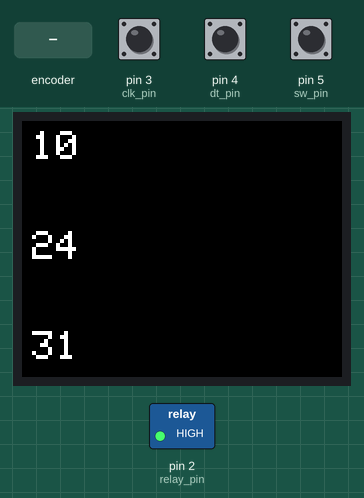
Bench run of a sketch on a simulated Arduino Uno, built with avr-gcc and run on an emulated ATmega328P. Shown: 160×128 colour display, switched loads named in the sketch (green lamp = pin HIGH). The inputs (shaded band) are chosen by the test bench; at power-on: pin 5 (sw_pin) HIGH, pin 3 (clk_pin) HIGH, pin 4 (dt_pin) HIGH. The local clock reads 2024-03-15 10:24:30 at power-on unless the sketch sets it; the audio player accepts every command and is not drawn; what the sketch prints to the serial monitor is not drawn.

Above: at 1.7 s.
1.8 s: pin 5 (sw_pin) pulled LOW for 0.15 s
At 2.8 s:
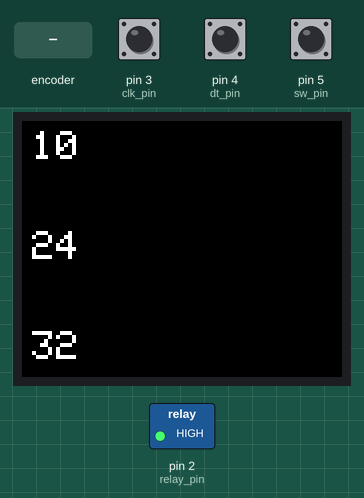
At 3.4 s:
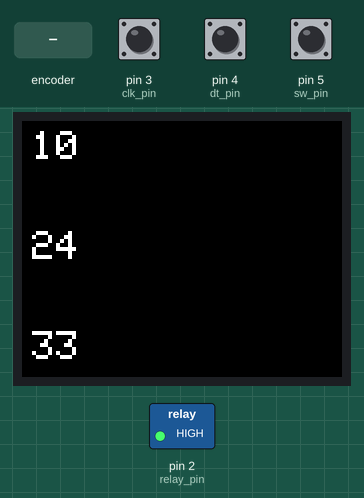
3.5 s: pin 5 (sw_pin) driven LOW
6.5 s: rotary encoder on pin 3 (clk_pin) / pin 4 (dt_pin) turned 1 step (first pin leading)
9.7 s: rotary encoder on pin 3 (clk_pin) / pin 4 (dt_pin) turned 1 step (first pin leading)
12.9 s: pin 5 (sw_pin) pulsed HIGH 2 times (0.12 s each, 0.3 s apart)
Timing chart, 0 to 15.9 s (numbered marks = the images above; inputs shaded):
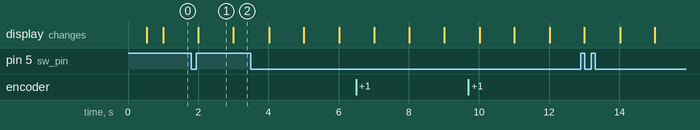

The sketch:

everything_simple.ino
```cpp
// DS3231
#include <RTClib.h>
#include <Wire.h>
RTC_DS3231 rtc;
char t[32];

// TFT
#include <TFT.h>
#include <SPI.h>
#define cs   10
#define dc   9
#define rst  8
TFT TFTscreen = TFT(cs, dc, rst);

// MP3-TF-16P V3.0
#include "Arduino.h"
#include "DFRobotDFPlayerMini.h"
#include <SoftwareSerial.h>
SoftwareSerial softSerial(/*rx =*/6, /*tx =*/7);
#define FPSerial softSerial
DFRobotDFPlayerMini myDFPlayer;

// PROJECT
#define position_hour 5,5
#define position_minute 5,55
#define position_second 5,105

#define relay_pin 2

#define sw_pin  5
#define dt_pin  4
#define clk_pin 3

// ---------------------------------------
char charHour[2];
char charMinute[2];
char charSecond[2];

int previous_hour;
int previous_minute;
int previous_second;

int compteur_rotary = 0;
int etatPrecedentLigneSW;
int etatPrecedentLigneCLK;


void setup() {
  Serial.begin(9600);

  // DS3231
  Wire.begin();
  rtc.begin();
  // rtc.adjust(DateTime(F(__DATE__),F(__TIME__)));     // Uncomment to set current time


  // TFT screen
  TFTscreen.begin();
  TFTscreen.background(0, 0, 0);
  TFTscreen.setTextSize(2);

  // MP3 player
  FPSerial.begin(9600);
  if (!myDFPlayer.begin(FPSerial, /*isACK = */true, /*doReset = */true)) {  //Use serial to communicate with mp3.
    Serial.println(F("Unable to begin: Please recheck the connection or insert the SD card!"));
    while(true){
      delay(0); // Code to compatible with ESP8266 watch dog.
    }
  }


  //////////////////////////// INIT TIME ON SCREEN ////////////////////////////////////////
  DateTime now = rtc.now();
  int hour = now.hour();
  int minute = now.minute();
  int second = now.second();

  TFTscreen.stroke(255, 255, 255);
  TFTscreen.setCursor(5, 5);
  TFTscreen.println(hour);
  TFTscreen.setCursor(5, 55);
  TFTscreen.println(minute);
  TFTscreen.setCursor(5, 105);
  TFTscreen.println(second);

  previous_hour = hour;
  previous_minute = minute;
  previous_second = second;


  //////////////////////////// MUSIC ////////////////////////////////////////

  pinMode(relay_pin, OUTPUT);    // Relay activation
  power_to_speaker(true);

  //////////////////////////// POTENTIOMETRE//////////////////////////////////
    pinMode(sw_pin, INPUT_PULLUP);
    pinMode(dt_pin, INPUT);
    pinMode(clk_pin, INPUT);

    etatPrecedentLigneSW  = digitalRead(sw_pin);
    etatPrecedentLigneCLK = digitalRead(clk_pin);

    Serial.println(myDFPlayer.readFolderCounts());
    Serial.println(myDFPlayer.readFileCounts());

    myDFPlayer.volume(10);  //Set volume value. From 0 to 30
    myDFPlayer.play();
    power_to_speaker(true);
}

void loop() {
  // delay(1000);
  display_time_tft();
  refresh_compteur_rotary();
}

void refresh_compteur_rotary(){
    int etatActuelDeLaLigneCLK = digitalRead(clk_pin);
    int etatActuelDeLaLigneSW  = digitalRead(sw_pin);
    int etatActuelDeLaLigneDT  = digitalRead(dt_pin);

    if(etatActuelDeLaLigneSW != etatPrecedentLigneSW) {
        if(etatActuelDeLaLigneSW == LOW)  Serial.println(F("Bouton SW appuyé"));
        else                              Serial.println(F("Bouton SW relâché"));
        delay(10);
    }
    if(etatActuelDeLaLigneCLK != etatPrecedentLigneCLK) {
      etatPrecedentLigneCLK = etatActuelDeLaLigneCLK;
      if(etatActuelDeLaLigneCLK == LOW) {
        if(etatActuelDeLaLigneCLK != etatActuelDeLaLigneDT) {
            compteur_rotary--;
            Serial.println(compteur_rotary);
        }
        else {
            compteur_rotary++;
            Serial.println(compteur_rotary);
        }
        delay(1);
      }
    }
}

void power_to_speaker(bool power){
  power ? digitalWrite(relay_pin, HIGH) : digitalWrite(relay_pin, LOW);
}


void display_time_tft(){
  DateTime now = rtc.now();
  int hour = now.hour();
  int minute = now.minute();
  int second = now.second();

  if (hour != previous_hour){
    TFTscreen.stroke(0, 0, 0);
    TFTscreen.setCursor(position_hour);
    TFTscreen.println(previous_hour);
    TFTscreen.stroke(255, 255, 255);
    TFTscreen.setCursor(position_hour);
    TFTscreen.println(hour);
    previous_hour = hour;
  }

  if (minute != previous_minute){
    TFTscreen.stroke(0, 0, 0);
    TFTscreen.setCursor(position_minute);
    TFTscreen.println(previous_minute);
    TFTscreen.stroke(255, 255, 255);
    TFTscreen.setCursor(position_minute);
    TFTscreen.println(minute);
    previous_minute = minute;
  }

  if (second != previous_second){
    TFTscreen.stroke(0, 0, 0);
    TFTscreen.setCursor(position_second);
    TFTscreen.println(previous_second);
    TFTscreen.stroke(255, 255, 255);
    TFTscreen.setCursor(position_second);
    TFTscreen.println(second);
    previous_second = second;
  }
}
```

Measured:
- what the display in image 1 shows lasts 1.0 s, from 2.0 s to 3.0 s
